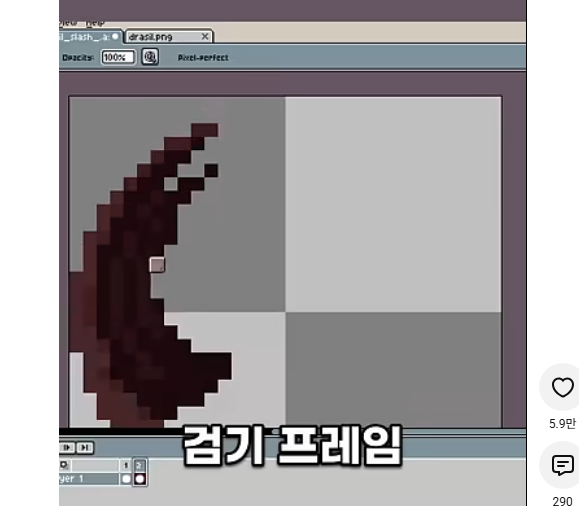
#> input picture tools/kigi_reference/image1.png, 579 x 506 px; its folder holds only this picture in this run
$ python screen_metric.py kigi_reference/image1.png
#> lines starting #> are read from the running program, lines starting #| are printed output that depends on the picture; after the words box and inside, x2 and y2 are one past the last pixel; in counts of white or black regions, pixels touching at a corner belong together
#!/usr/bin/env python3
"""화면의 눈 — 렌더 컷에서 <b>밝기·덩이·명도</b>를 잰다.

왜 있나
-------
J-5 회차(2026-08-10)에 지난 회차의 지표 스크립트가 남지 않아 자를 다시 만들어야 했다.
숫자만 남은 자는 다음 회차에 못 쓴다 — 절대 눈금이 달라져 전·후 비교가 깨진다.
그래서 <b>자를 스크립트째</b> 여기 박는다. 눈금을 바꾸려면 이 파일을 고치고,
고친 회차에 전·후를 <b>둘 다 다시</b> 재라.

정의 (이걸 바꾸면 지난 수치와 못 견준다)
--------------------------------------
* 하늘 화소 = ``B > R+20`` 이고 ``B > 120``  — 잰 값에서 뺀다.
  하늘·구름은 건물보다 훨씬 밝아, 안 빼면 평균 명도가 하늘 면적을 재게 된다.
* 밝은 화소 = 하늘이 아니면서 명도 > ``THRESHOLD``
* 최대 밝은 덩이 = 밝은 화소의 <b>4-이웃</b> 최대 연결 성분 (화소 수)
  — 「밝은 띠」는 총량이 아니라 <b>이어짐</b>이 문제라서 면적이 아니라 덩이를 잰다.
* 명도 = 0.299R + 0.587G + 0.114B

판정 시점 (Codex 확정 · 2026-08-10 · 45도 중경 은퇴)
---------------------------------------------------
``CAMERAS`` 를 보라. 45도 중경은 화면 대부분이 절벽·마당이라 은퇴했다 —
그 시점의 옛 이상치는 건물이 아니라 <b>지형의 회색 암반</b>을 잰 것이었다.

쓰기
----
    python3 tools/screen_metric.py run/stage_render/J5_*.png
    python3 tools/screen_metric.py --cameras          # 판정 시점을 찍어라
    python3 tools/screen_metric.py --selftest         # 눈을 시험하는 눈
"""
from __future__ import annotations

import sys
from collections import deque

import numpy as np

THRESHOLD = 150.0
SKY_BLUE_OVER_RED = 20.0
SKY_MIN_BLUE = 120.0

# 화산파 본전 판정 시점 — 이름=x,y,z,yaw,pitch (scripts/stage_shot.py 인자 형식)
CAMERAS = [
    "원경=1,74,95,180,3",
    "중경=1,63,80,180,2",
    "근접=-6,60,66,172,-1",
    "귀=-32,65,70,-133,2",  # 45도 중경을 대신한다 — 측면 판정은 이 한 장으로 갈음
]


def luma(rgb: np.ndarray) -> np.ndarray:
    return 0.299 * rgb[..., 0] + 0.587 * rgb[..., 1] + 0.114 * rgb[..., 2]


def sky_mask(rgb: np.ndarray) -> np.ndarray:
    return (rgb[..., 2] > rgb[..., 0] + SKY_BLUE_OVER_RED) & (rgb[..., 2] > SKY_MIN_BLUE)
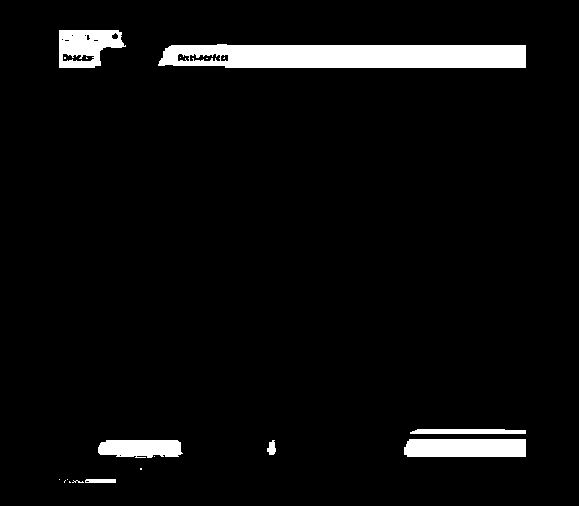
#> returned value: shape (506, 579) bool; 4.8% white; 19 white regions (12 under 20 px), largest, box (x1, y1, x2, y2) and area: (158, 44, 526, 68) 8002, (404, 439, 526, 457) 2165, (59, 30, 126, 68) 1757


def largest_blob(mask: np.ndarray) -> int:
    """4-이웃 최대 연결 성분의 화소 수."""
    seen = np.zeros(mask.shape, bool)
    best = 0
    h, w = mask.shape
    for y in range(h):
        for x in range(w):
            if not mask[y, x] or seen[y, x]:
                continue
            q = deque([(y, x)])
            seen[y, x] = True
            n = 0
            while q:
                cy, cx = q.popleft()
                n += 1
                for dy, dx in ((1, 0), (-1, 0), (0, 1), (0, -1)):
                    ny, nx = cy + dy, cx + dx
                    if 0 <= ny < h and 0 <= nx < w and mask[ny, nx] and not seen[ny, nx]:
                        seen[ny, nx] = True
                        q.append((ny, nx))
            best = max(best, n)
    return best


def measure(rgb: np.ndarray) -> dict:
    g = luma(rgb)
    land = ~sky_mask(rgb)
    bright = (g > THRESHOLD) & land
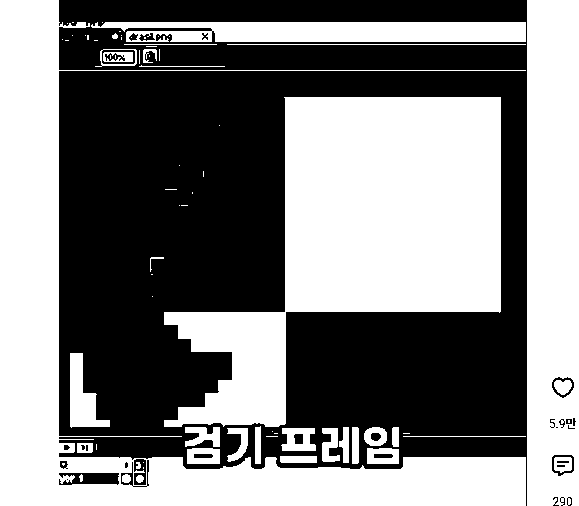
#> bright: shape (506, 579) bool; 50.3% white; 31 black regions (8 under 20 px), largest, box (x1, y1, x2, y2) and area: (59, 0, 527, 506) 143699, (59, 473, 119, 485) 559, (134, 459, 146, 485) 205
    return {
        "bright_pct": float(bright.sum() / max(1, land.sum()) * 100.0),
        "largest": largest_blob(bright),
        "mean_luma": float(g[land].mean()) if land.any() else 0.0,
        "land_pct": float(land.mean() * 100.0),
    }


def measure_file(path: str) -> dict:
    from PIL import Image

    return measure(np.asarray(Image.open(path).convert("RGB"), dtype=np.float64))


# ───────────────────────── 눈을 시험하는 눈 ─────────────────────────

# [71 lines left out: function _selftest, not called in this run]


def main(argv: list[str]) -> int:
    if "--selftest" in argv:
        return _selftest()
    if "--cameras" in argv:
        print("python3 scripts/stage_shot.py sanse_test_hwasan overworld \\")
        print("  " + " ".join(f'"{c.split("=")[0]}={c.split("=")[1]}"' for c in CAMERAS))
        return 0
    paths = [a for a in argv if not a.startswith("--")]
    if not paths:
        print(__doc__)
        return 2
    print(f"{'화면':14s} {'밝은 화소%':>10s} {'최대 밝은 덩이':>13s} {'평균 명도':>9s}")
    for p in paths:
        m = measure_file(p)
#> m = {'bright_pct': 52.8, 'largest': 56325, 'mean_luma': 158.4, 'land_pct': 95.2}
        name = p.split("/")[-1].rsplit(".", 1)[0]
        print(f"{name:14s} {m['bright_pct']:9.1f}% {m['largest']:13,d} {m['mean_luma']:9.1f}")
#| image1              52.8%        56,325     158.4
    return 0


if __name__ == "__main__":
    sys.exit(main(sys.argv[1:]))
#> (the program exits here)

$ run again, on tools/kigi_reference/image2.png
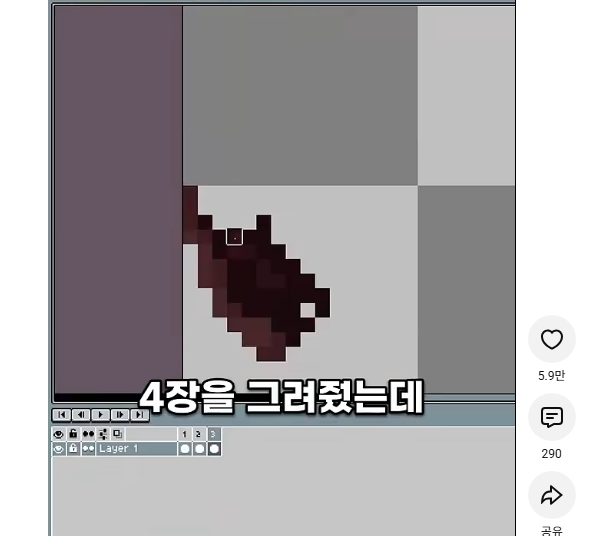
#> input picture tools/kigi_reference/image2.png, 594 x 536 px
#> in sky_mask, `return (rgb[..., 2] > rgb[..., 0] + SKY_BLUE_OVER_RED) & (rgb[..., 2] ..`:
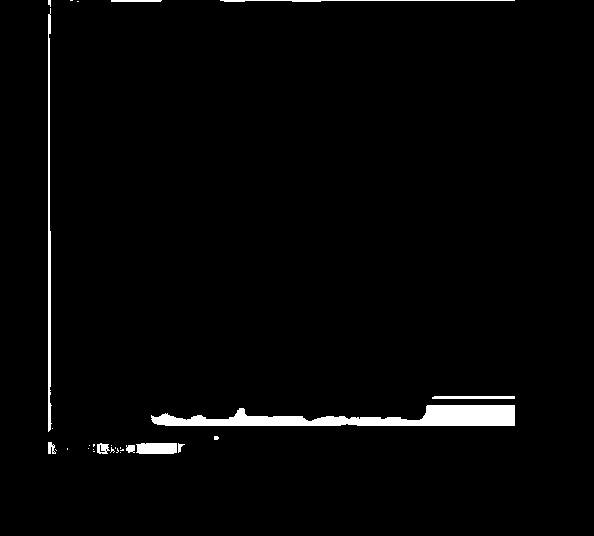
#> returned value: shape (536, 594) bool; 2.1% white; 29 white regions (19 under 20 px), largest, box (x1, y1, x2, y2) and area: (151, 405, 515, 426) 4312, (48, 8, 52, 432) 1045, (136, 443, 177, 454) 432
#> in measure, `bright = (g > THRESHOLD) & land`:
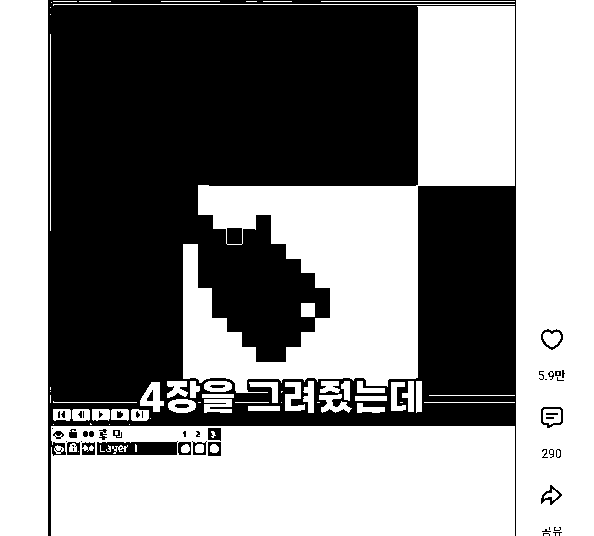
#> bright: shape (536, 594) bool; 54.4% white; 52 black regions (24 under 20 px), largest, box (x1, y1, x2, y2) and area: (48, 0, 516, 536) 142511, (97, 441, 178, 455) 926, (541, 407, 563, 428) 144
#> m = {'bright_pct': 55.55, 'largest': 50186, 'mean_luma': 165.4, 'land_pct': 97.86}
#| image2              55.5%        50,186     165.4

$ run again, on tools/kigi_reference/image3.png
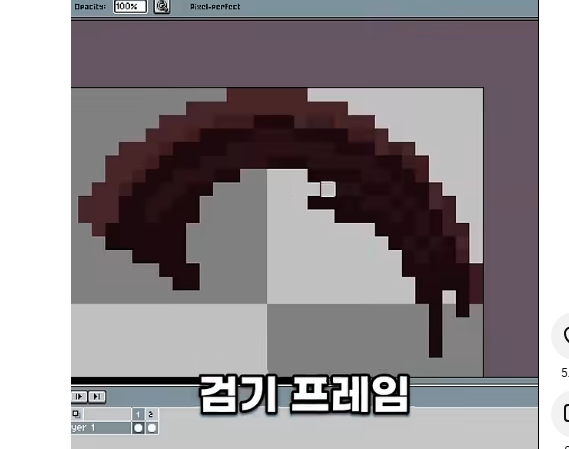
#> input picture tools/kigi_reference/image3.png, 569 x 449 px
#> in sky_mask, `return (rgb[..., 2] > rgb[..., 0] + SKY_BLUE_OVER_RED) & (rgb[..., 2] ..`:
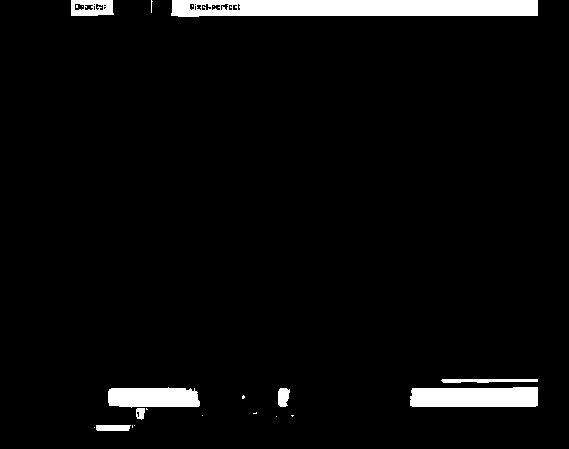
#> returned value: shape (449, 569) bool; 4.4% white; 22 white regions (14 under 20 px), largest, box (x1, y1, x2, y2) and area: (171, 0, 538, 17) 5717, (410, 387, 538, 407) 2439, (108, 387, 200, 408) 1680
#> in measure, `bright = (g > THRESHOLD) & land`:
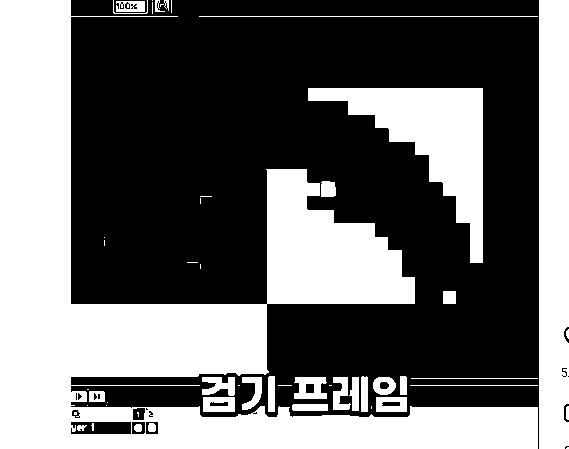
#> bright: shape (449, 569) bool; 41.7% white; 52 white regions (22 under 20 px), largest, box (x1, y1, x2, y2) and area: (0, 0, 538, 449) 76489, (539, 0, 569, 449) 13294, (308, 88, 483, 263) 11038
#> m = {'bright_pct': 43.66, 'largest': 63077, 'mean_luma': 140.8, 'land_pct': 95.61}
#| image3              43.7%        63,077     140.8
